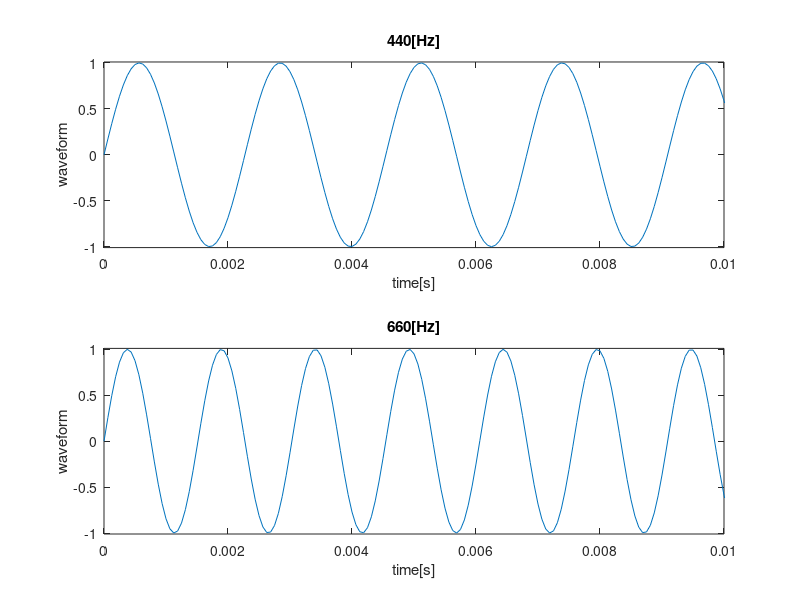

Reproduce this figure in MATLAB.
clear all;
clc;
Fs = 16000; % 
f1 = 440;   % [Hz]
f2 = 660;   % [Hz]

t1 = [0:(Fs-1)] /Fs;
y1 = sin(2*pi*f1*t1);

t2 = [0:(Fs-1)] /Fs;
y2 = sin(2*pi*f2*t2);

sound(y1,Fs);
pause(3)
sound(y2,Fs);

figure;
subplot(2,1,1)
plot(t1,y1);
title('440[Hz]');
xlabel('time[s]');
ylabel('waveform');
axis([0 0.01 -1.01 1.01])

subplot(2,1,2)
plot(t2,y2);
title('660[Hz]');
xlabel('time[s]');
ylabel('waveform');
axis([0 0.01 -1.01 1.01])
